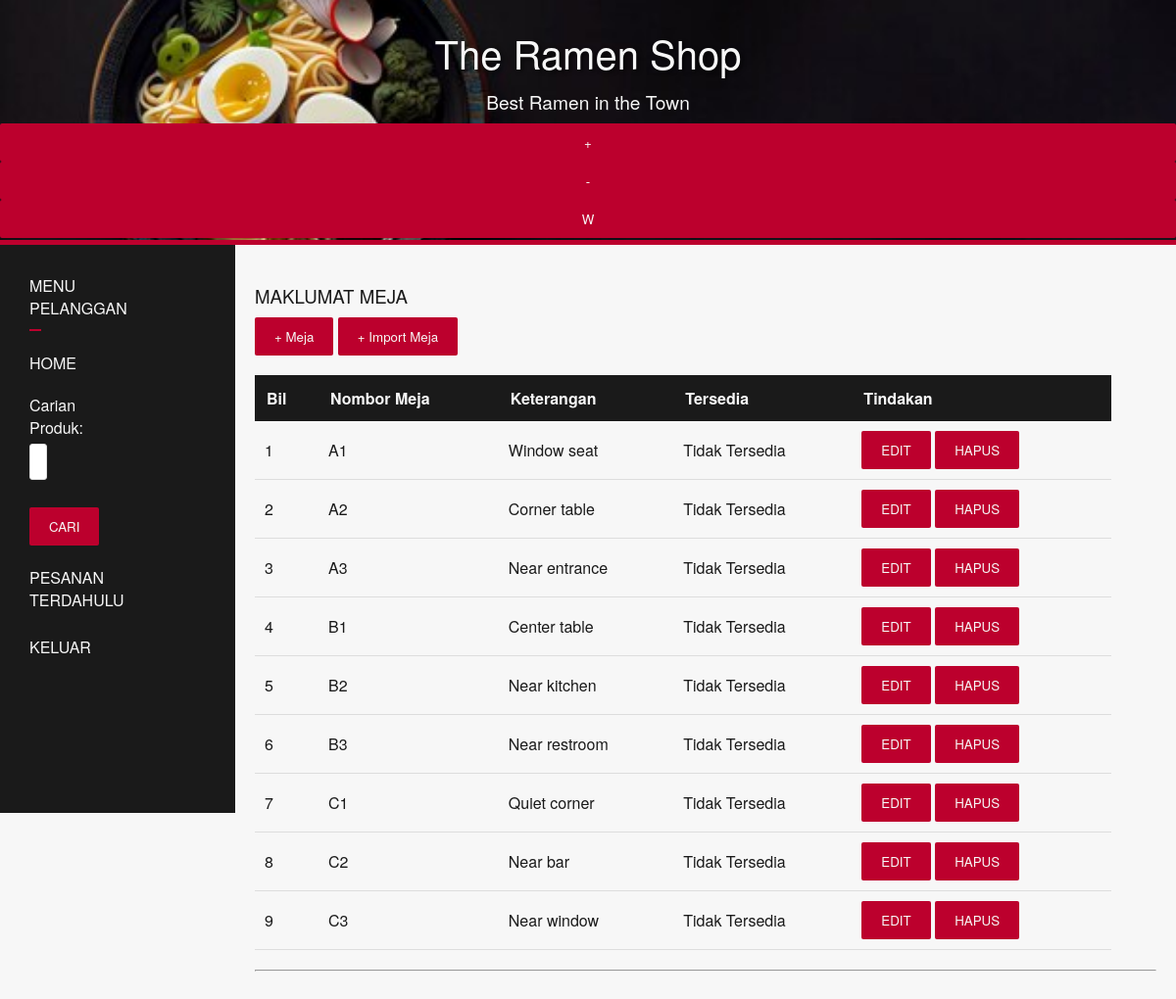
The page /meja.php (signed in) on the database as committed earlier.
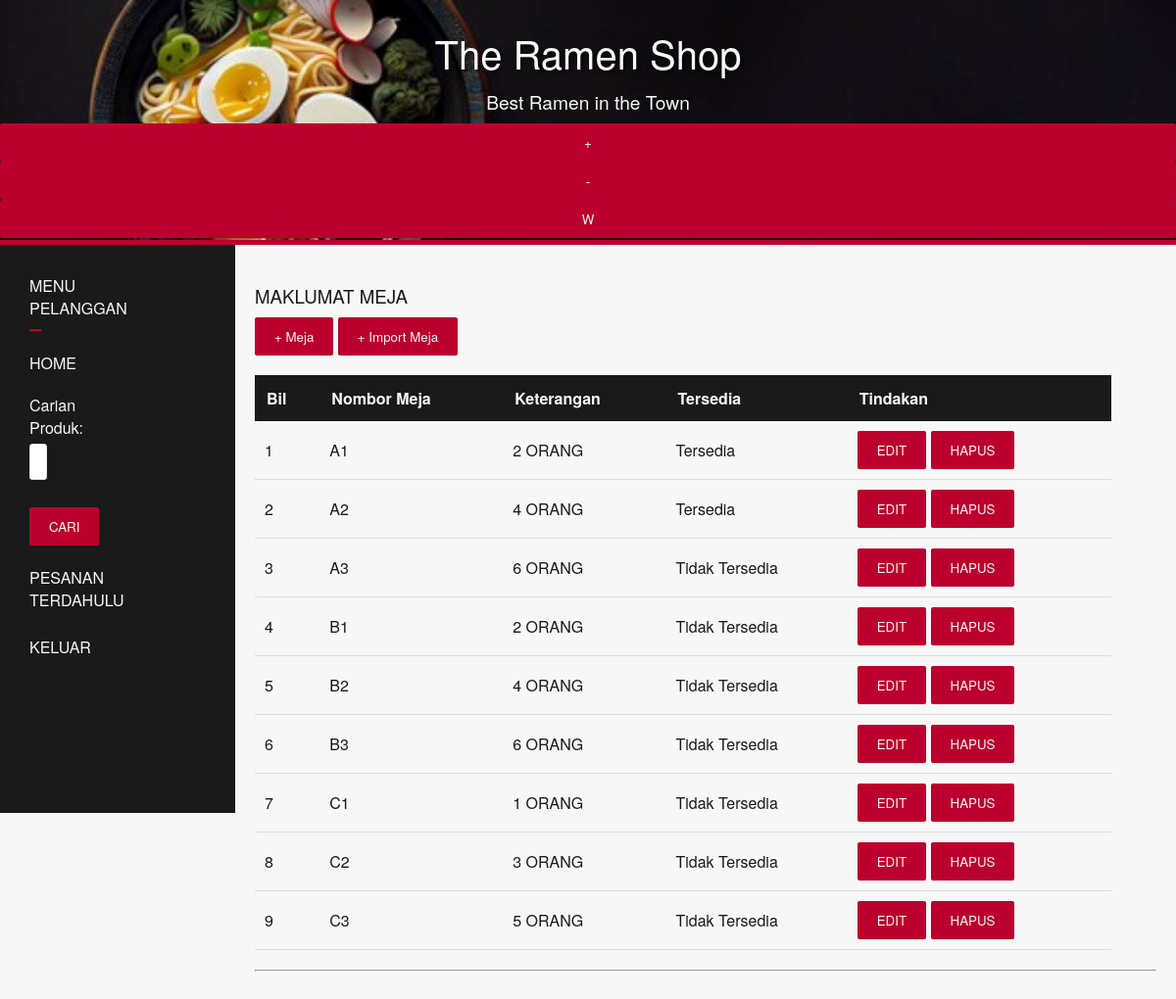
The same page on the database as committed later.
### tables this page shows
CREATE TABLE `meja` (
  `noMeja` varchar(10) NOT NULL,
  `info` varchar(20) DEFAULT NULL,
  `tersedia` tinyint(1) NOT NULL DEFAULT 1
);

### meja.php (the view, shortened to what this page needs)
<?php include 'header.php';?>
<div id="menu">
    <?php include 'menu.php';?>
</div>
 <div class="row">
    <div id="isi">
        <h3>MAKLUMAT MEJA</h3>
        <a href="meja_baru.php"><button>+ Meja</button></a>
        <a href="import_meja.php"><button>+ Import Meja</button></a>
        <table>
            <thead>
                <tr>
                    <th>Bil</th>
                    <th>Nombor Meja</th>
                    <th>Keterangan</th>
                    <th>Tersedia</th>
                    <th>Tindakan</th>
                </tr>
            </thead>
            <tbody>
                <?php
                $sno=1;
                $meja=mysqli_query($con,"SELECT * FROM meja");
                while($data1 = mysqli_fetch_assoc($meja)){
                ?>
                <tr>
                    <td><?php echo $sno;?></td>
                    <td><?php echo $data1['noMeja'];?></td>
                    <td><?php echo $data1['info'];?></td>
                    <td><?php echo $data1['tersedia'] == 1 ? 'Tersedia' : 'Tidak Tersedia';?></td>
                    <td>
                        <a href="meja_edit.php?id=<?php echo $data1['noMeja'];?>"><button>EDIT</button></a>
                        <a href="meja_hapus.php?id=<?php echo $data1['noMeja'];?>"><button>HAPUS</button></a>
                    </td>
                </tr>
                <?php
                $sno++;
                }
                ?>
            </tbody>
        </table>
        <hr>
    </div>
</div>

Rows that differ between the two databases and show on the page:
changed meja "A1": info "Window seat" → "2 ORANG"; tersedia "Tidak Tersedia" → "Tersedia"
changed meja "A2": info "Corner table" → "4 ORANG"; tersedia "Tidak Tersedia" → "Tersedia"
changed meja "A3": info "Near entrance" → "6 ORANG"
changed meja "B1": info "Center table" → "2 ORANG"
changed meja "B2": info "Near kitchen" → "4 ORANG"
changed meja "B3": info "Near restroom" → "6 ORANG"
changed meja "C1": info "Quiet corner" → "1 ORANG"
changed meja "C2": info "Near bar" → "3 ORANG"
changed meja "C3": info "Near window" → "5 ORANG"
